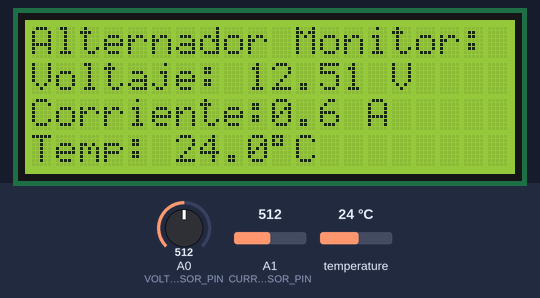
A sketch run on a simulated Arduino Uno, built with avr-gcc and run on an emulated ATmega328P. Shown: 20×4 character LCD. The test bench sets the inputs (shaded band); at power-on: temperature 24 °C, A0 (VOLTAGE_SENSOR_PIN) = 512, A1 (CURRENT_SENSOR_PIN) = 512. What the sketch prints to the serial monitor is not drawn.

Above: at 1.3 s.
1.4 s: temperature set to 12 °C
At 3.4 s:
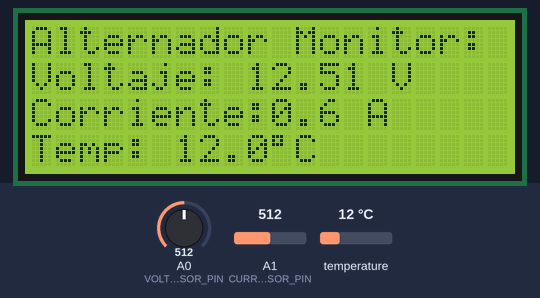
3.7 s: A0 (VOLTAGE_SENSOR_PIN) set to 716
At 5.4 s:
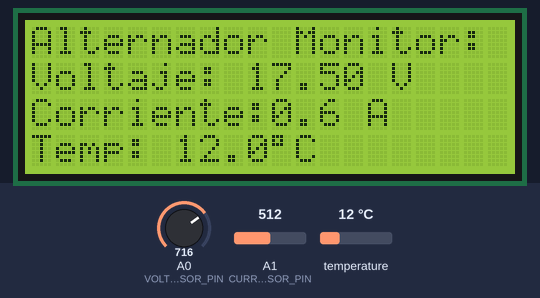
6.4 s: A1 (CURRENT_SENSOR_PIN) set to 716
At 8.1 s:
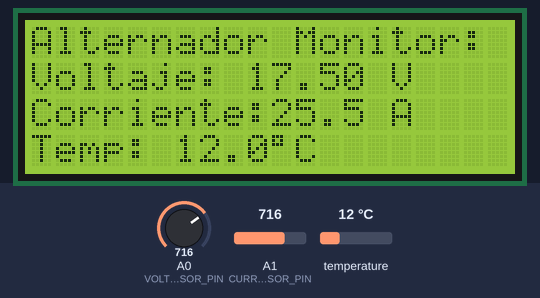
9.1 s: temperature set to 19 °C
11.8 s: A0 (VOLTAGE_SENSOR_PIN) set to 900
At 13.7 s:
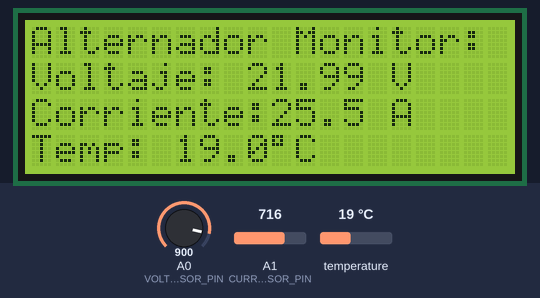
14.5 s: A1 (CURRENT_SENSOR_PIN) set to 900
At 16.5 s:
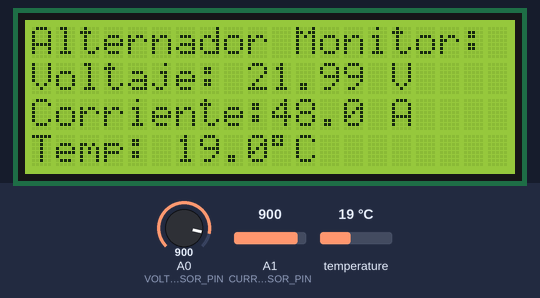
Timing chart, 0 to 18.0 s (numbered marks = the images above; inputs shaded):
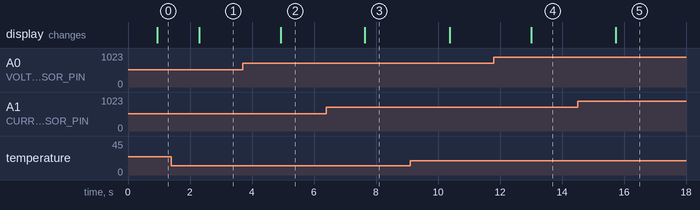

The sketch:

codigo.ino
```cpp
#include <Wire.h>
#include <LiquidCrystal_I2C.h>
#include <OneWire.h>
#include <DallasTemperature.h>

const int VOLTAGE_SENSOR_PIN = A0;
const int CURRENT_SENSOR_PIN = A1;
#define ONE_WIRE_BUS 4

const float VOLTAGE_REFERENCE = 5.0;
const float VOLTAGE_SENSOR_MAX = 25.0;
const float ADC_RESOLUTION = 1023.0;
const float CURRENT_SENSOR_SENSITIVITY = 0.040;
const float ZERO_CURRENT_VOLTAGE = 2.480;

OneWire oneWire(ONE_WIRE_BUS);
DallasTemperature tempSensors(&oneWire);
LiquidCrystal_I2C lcd(0x3f, 20, 4);

float last_tempC = -127.0;

void setup() {
  Serial.begin(9600);
  pinMode(VOLTAGE_SENSOR_PIN, INPUT);
  pinMode(CURRENT_SENSOR_PIN, INPUT);
  tempSensors.begin();
  Wire.begin();
  lcd.init();
  lcd.backlight();
  lcd.clear();
  lcd.setCursor(0, 0);
  lcd.print("Alternador Monitor:");
}

void loop() {
  int adc_voltage_value = analogRead(VOLTAGE_SENSOR_PIN);
  float measured_voltage = adc_voltage_value * (VOLTAGE_SENSOR_MAX / ADC_RESOLUTION);
  int adc_current_value = analogRead(CURRENT_SENSOR_PIN);
  float current_sensor_voltage = adc_current_value * (VOLTAGE_REFERENCE / ADC_RESOLUTION);
  float measured_current = (current_sensor_voltage - ZERO_CURRENT_VOLTAGE) / CURRENT_SENSOR_SENSITIVITY;

  tempSensors.requestTemperatures();
  float current_tempC = tempSensors.getTempCByIndex(0);
  if (current_tempC != DEVICE_DISCONNECTED_C && current_tempC > -55.0 && current_tempC < 125.0) {
    last_tempC = current_tempC;
  }

  lcd.setCursor(0, 1);
  lcd.print("Voltaje: ");
  lcd.print(measured_voltage, 2);
  lcd.print(" V    ");
  lcd.setCursor(0, 2);
  lcd.print("Corriente:");
  lcd.print(measured_current, 1);
  lcd.print(" A   ");
  lcd.setCursor(0, 3);
  lcd.print("Temp: ");
  if (last_tempC != DEVICE_DISCONNECTED_C) {
    lcd.print(last_tempC, 1);
    lcd.print((char)223);
    lcd.print("C   ");
  } else {
    lcd.print("Error   ");
  }

  Serial.print("V_ADC: "); Serial.print(adc_voltage_value);
  Serial.print(" | Voltaje: "); Serial.print(measured_voltage, 2); Serial.print(" V");
  Serial.print(" | I_ADC: "); Serial.print(adc_current_value);
  Serial.print(" | I_Volt: "); Serial.print(current_sensor_voltage, 3);
  Serial.print(" | Corriente: "); Serial.print(measured_current, 2); Serial.print(" A");
  Serial.print(" | Temp: ");
  if (last_tempC != DEVICE_DISCONNECTED_C) {
    Serial.print(last_tempC, 1); Serial.println(" C");
  } else {
    Serial.println("Error C");
  }

  delay(500);
}
```

Measured:
- after the input at 1.4 s, the display: changes after 0.90 s (image 1)
- after the input at 3.7 s, the display: changes after 1.2 s (image 2)
- after the input at 6.4 s, the display: changes after 1.2 s (image 3)
- after the input at 11.8 s, the display: changes after 1.2 s (image 4)
- after the input at 14.5 s, the display: changes after 1.2 s (image 5)
